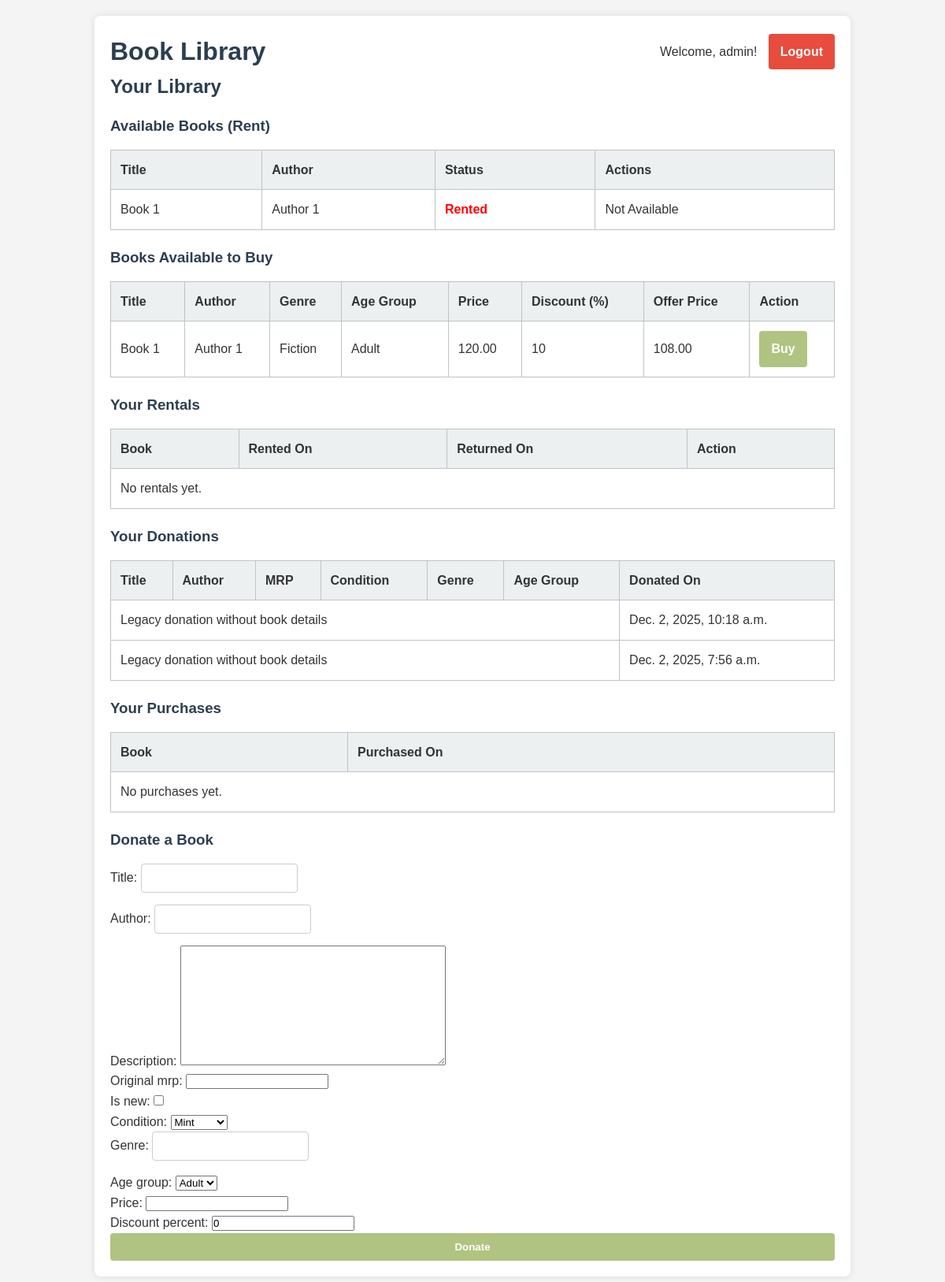
The app's page / (signed in) with its own data.
### library_app/models.py (models this page shows, shortened)
class Book(models.Model):
    CONDITION_CHOICES = [
        ('mint', 'Mint'),
        ('not-mint', 'Not Mint'),
    ]
    AGE_GROUP_CHOICES = [
        ('kids', 'Kids'),
        ('adult', 'Adult'),
    ]
    title = models.CharField(max_length=200)
    author = models.CharField(max_length=100)
    description = models.TextField(blank=True, default="")
    original_mrp = models.DecimalField(max_digits=8, decimal_places=2, null=True, blank=True)
    is_new = models.BooleanField(default=False)
    condition = models.CharField(max_length=20, choices=CONDITION_CHOICES, default='mint')
    genre = models.CharField(max_length=100, blank=True, default="")
    age_group = models.CharField(max_length=10, choices=AGE_GROUP_CHOICES, default='adult')
    price = models.DecimalField(max_digits=8, decimal_places=2, null=True, blank=True)
    discount_percent = models.PositiveIntegerField(default=0)
    offer_price = models.DecimalField(max_digits=8, decimal_places=2, null=True, blank=True)
    available = models.BooleanField(default=True)
    donated_by = models.ForeignKey(
        User,
        null=True,
        blank=True,
        on_delete=models.SET_NULL,
        related_name='donated_books'
    )

class Donation(models.Model):
    user = models.ForeignKey(User, on_delete=models.CASCADE)
    book = models.ForeignKey(Book, on_delete=models.CASCADE, null=True, blank=True)
    donated_on = models.DateTimeField(auto_now_add=True)

### library_app/views.py (the view)
# urls.py: path('', views.library_home, name='library-home'),
@login_required
def library_home(request):
    books = Book.objects.all()
    buyable_books = Book.objects.filter(price__isnull=False)
    rentals = Rental.objects.filter(user=request.user).order_by('-rented_on')
    donations = Donation.objects.filter(user=request.user).select_related('book').order_by('-donated_on')
    purchases = Purchase.objects.filter(user=request.user).select_related('book').order_by('-purchased_on')
    donation_form = DonationBookForm()
    context = {
        'books': books,
        'buyable_books': buyable_books,
        'rentals': rentals,
        'donations': donations,
        'purchases': purchases,
        'donation_form': donation_form,
    }
    return render(request, 'library_app/home.html', context)

### library_app/forms.py
class DonationBookForm(forms.ModelForm):
    class Meta:
        model = Book
        fields = [
            'title',
            'author',
            'description',
            'original_mrp',
            'is_new',
            'condition',
            'genre',
            'age_group',
            'price',
            'discount_percent',
        ]

### library_app/templates/library_app/home.html (shortened to what this page needs)
{% extends 'library_app/index.html' %}
{% block content %}
  <h2>Your Library</h2>
  <h3>Available Books (Rent)</h3>
  <table>
    <thead>
      <tr>
        <th>Title</th><th>Author</th><th>Status</th><th>Actions</th>
      </tr>
    </thead>
    <tbody>
      {% for book in books %}
      <tr>
        <td>{{ book.title }}</td>
        <td>{{ book.author }}</td>
        <td>
          {% if book.available %}
            <span class="status-available">Available</span>
          {% else %}
            <span class="status-rented">Rented</span>
          {% endif %}
        </td>
        <td>
          {% if book.available %}
            <a href="{% url 'rent-book' book.id %}" class="btn-action">Rent</a>
          {% else %}
            <span class="disabled">Not Available</span>
          {% endif %}
        </td>
      </tr>
      {% empty %}
      <tr><td colspan="4">No books available.</td></tr>
      {% endfor %}
    </tbody>
  </table>
  <h3>Books Available to Buy</h3>
  <table>
    <thead>
      <tr>
        <th>Title</th>
        <th>Author</th>
        <th>Genre</th>
        <th>Age Group</th>
        <th>Price</th>
        <th>Discount (%)</th>
        <th>Offer Price</th>
        <th>Action</th>
      </tr>
    </thead>
    <tbody>
      {% for book in buyable_books %}
      <tr>
        <td>{{ book.title }}</td>
        <td>{{ book.author }}</td>
        <td>{{ book.genre }}</td>
        <td>{{ book.get_age_group_display }}</td>
        <td>{{ book.price }}</td>
        <td>{{ book.discount_percent }}</td>
        <td>{{ book.offer_price }}</td>
        <td>
          <a href="{% url 'buy-book' book.id %}" class="btn-action btn-buy">Buy</a>
        </td>
      </tr>
      {% empty %}
      <tr><td colspan="8">No books available to buy.</td></tr>
      {% endfor %}
    </tbody>
  </table>
  <h3>Your Rentals</h3>
  <table>
    <thead>
      <tr>
        <th>Book</th><th>Rented On</th><th>Returned On</th><th>Action</th>
      </tr>
    </thead>
    <tbody>
      {% for rental in rentals %}
      <tr>
        <td>{{ rental.book.title }}</td>
        <td>{{ rental.rented_on }}</td>
        <td>
          {% if rental.returned_on %}
            {{ rental.returned_on }}
          {% else %}
            Currently rented
          {% endif %}
        </td>
        <td>
          {% if not rental.returned_on %}
            <a href="{% url 'return-book' rental.id %}" class="btn-action">Return</a>
          {% else %}
            <span class="disabled">Returned</span>
          {% endif %}
        </td>
      </tr>
      {% empty %}
      <tr><td colspan="4">No rentals yet.</td></tr>
      {% endfor %}
    </tbody>
  </table>
  <h3>Your Donations</h3>
  <table>
    <thead>
      <tr>
        <th>Title</th>
        <th>Author</th>
        <th>MRP</th>
        <th>Condition</th>
        <th>Genre</th>
        <th>Age Group</th>
        <th>Donated On</th>
      </tr>
    </thead>
    <tbody>
      {% for donation in donations %}
      <tr>
        {% if donation.book %}
          <td>{{ donation.book.title }}</td>
          <td>{{ donation.book.author }}</td>
          <td>{{ donation.book.original_mrp }}</td>
          <td>{{ donation.book.get_condition_display }}</td>
          <td>{{ donation.book.genre }}</td>
          <td>{{ donation.book.get_age_group_display }}</td>
        {% else %}
          <td colspan="6">Legacy donation without book details</td>
        {% endif %}
        <td>{{ donation.donated_on }}</td>
      </tr>
      {% endfor %}
    </tbody>
  </table>
  <h3>Your Purchases</h3>
  <table>
    <thead>
      <tr>
        <th>Book</th><th>Purchased On</th>
      </tr>
    </thead>
    <tbody>
      {% for purchase in purchases %}
      <tr>
        <td>{{ purchase.book.title }}</td>
        <td>{{ purchase.purchased_on }}</td>
      </tr>
      {% empty %}
      <tr><td colspan="2">No purchases yet.</td></tr>
      {% endfor %}
    </tbody>
  </table>
  <h3>Donate a Book</h3>
  <form method="POST" action="{% url 'donate-book' %}" class="form">
    {{ donation_form.as_p }}
    <button type="submit" class="btn-primary">Donate</button>
  </form>
{% endblock %}

### library_app/templates/library_app/index.html (shortened to what this page needs)
{% load static %}
<!DOCTYPE html>
<html lang="en">
<head>
  <link rel="stylesheet" href="{% static 'library_app/styles.css' %}" />
</head>
<body>
  <div class="container">
    <header style="display: flex; justify-content: space-between; align-items: center;">
      <h1><a href="{% url 'library-home' %}" style="text-decoration:none; color:#2c3e50;">Book Library</a></h1>
      {% if user.is_authenticated %}
        <div>
          <span>Welcome, {{ user.username }}!</span>
          <a href="{% url 'logout' %}" class="btn-logout">Logout</a>
        </div>
      {% else %}
        <div>
          <a href="{% url 'login' %}" class="btn-primary">Login</a>
          <a href="{% url 'register' %}" class="btn-primary">Register</a>
        </div>
      {% endif %}
    </header>
    <main>
      {% block content %}{% endblock %}
    </main>
  </div>
</body>
</html>

### library_app/static/library_app/styles.css (style rules this page uses)
* { box-sizing: border-box; margin: 0; padding: 0; }
body { font-family: Arial, sans-serif; background-color: #f4f4f4; line-height: 1.6; color: #333; }
.container { max-width: 960px; margin: 20px auto; padding: 20px; background: #fff; box-shadow: 0 0 10px rgba(0,0,0,0.1); border-radius: 8px; }
h2, h3 { margin-bottom: 15px; color: #2c3e50; }
form { display: flex; flex-direction: column; }
form input[type="text"], form input[type="password"] { padding: 10px; margin-bottom: 15px; border: 1px solid #ccc; border-radius: 4px; }
button, .btn-primary, .btn-action, .btn-logout, .btn-buy { background-color: #B1C381; color: #fff; padding: 10px 15px; border: none; border-radius: 4px; cursor: pointer; font-weight: 600; transition: background 0.3s; text-decoration: none; display: inline-block; text-align: center; }
table { width: 100%; border-collapse: collapse; margin-bottom: 20px; }
thead { background-color: #ecf0f1; }
th, td { padding: 12px; border: 1px solid #bdc3c7; text-align: left; }
.status-rented { color: red; font-weight: bold; }
.btn-logout { background-color: #e74c3c; margin-left: 10px; }

### records on screen
Book: title "Book 1", author "Author 1", available "Rented", genre "Fiction", age_group "Adult", price "120.00", discount_percent "10", offer_price "108.00"
Donation: shows "Legacy donation without book details", donated_on "Dec. 2, 2025, 10:18 a.m."
Donation: shows "Legacy donation without book details", donated_on "Dec. 2, 2025, 7:56 a.m."

### other values on screen
{{ user.username }} "admin"
